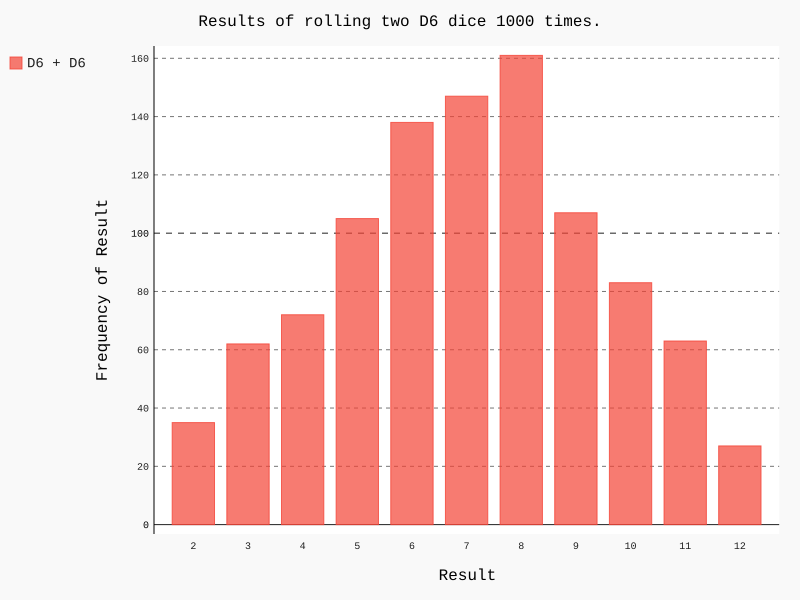

Write the Python code that produced this figure.
#!/usr/bin/env python3
# -*- coding: utf-8 -*-

import pygal

from die import Die

die_1 = Die()
die_2 = Die()

results = []
for roll_num in range(1000):
    result = die_1.roll() + die_2.roll()
    results.append(result)

frequencies = []
max_result = die_1.num_sides + die_2.num_sides
for value in range(2, max_result+1):
    frequency = results.count(value)
    frequencies.append(frequency)

hist = pygal.Bar()
hist.title = "Results of rolling two D6 dice 1000 times."
hist.x_labels = [str(x) for x in range(2, max_result+1)]
hist.x_title = "Result"
hist.y_title = "Frequency of Result"

hist.add('D6 + D6', frequencies)
hist.render_to_file('dice_visual.svg')
